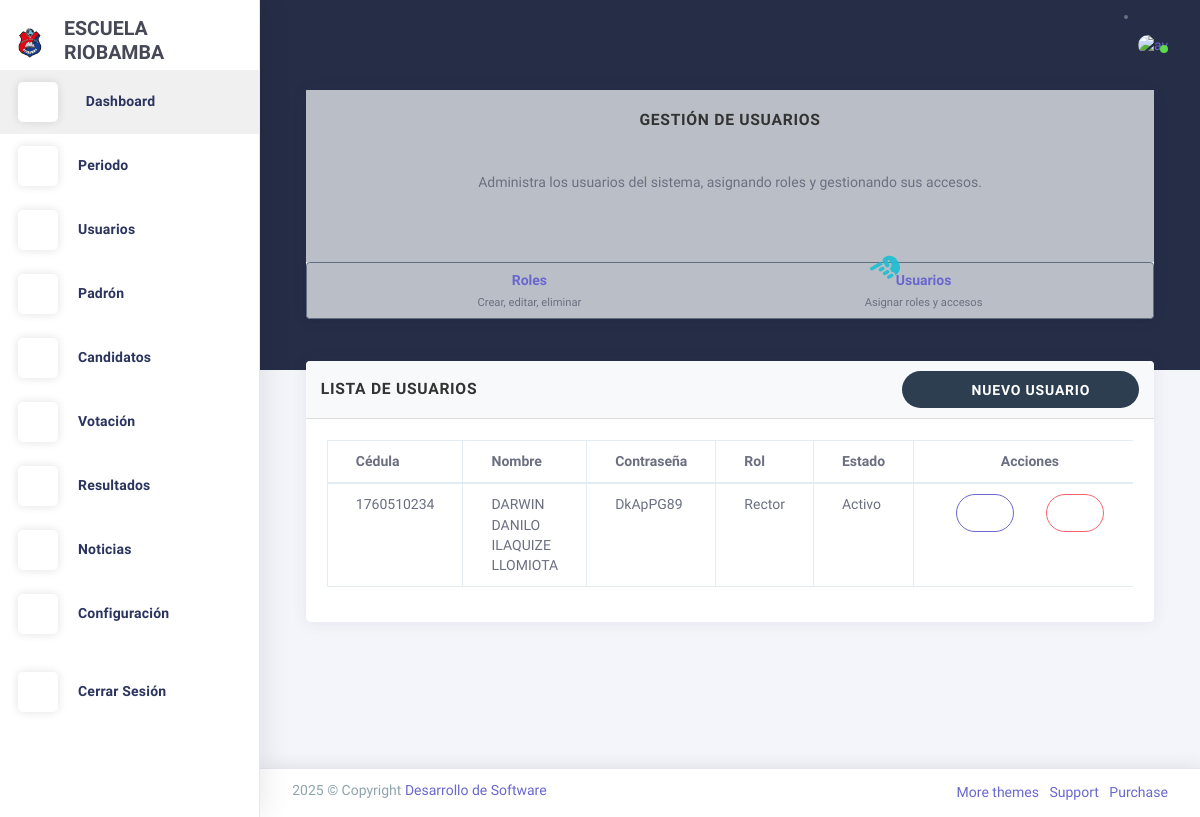
Page /usuarios/agregarUsuario/ (signed in) on the earlier database version.
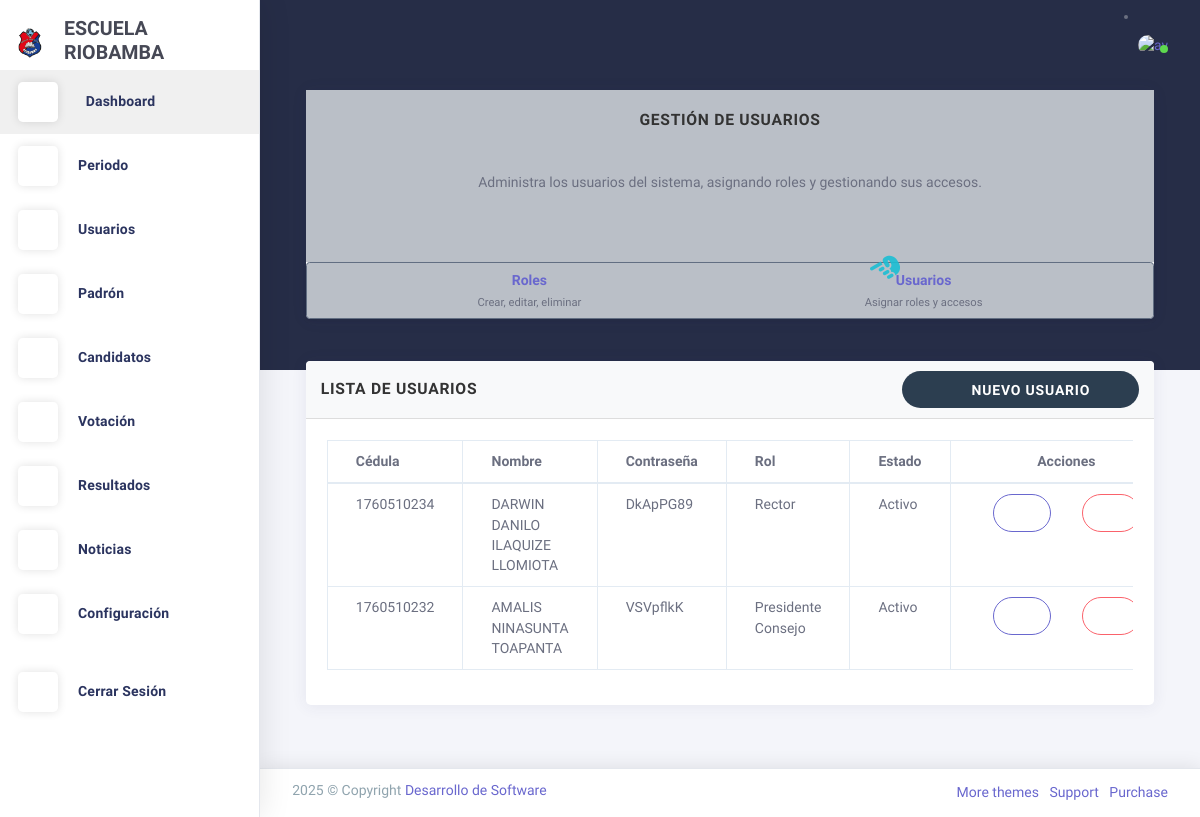
Same page on the later database version.
### Aplicaciones/usuarios/models.py (models this page shows, shortened)
class Usuarios(AbstractUser):
    username = models.CharField('Cédula', max_length=10, unique=True)  # se usa como login
    nombre = models.CharField(max_length=100)
    apellido = models.CharField(max_length=100, blank=True, null=True)
    email = models.EmailField(unique=True)
    id_rol = models.ForeignKey(Roles,  on_delete=models.CASCADE, null=True, blank=True)
    activo = models.BooleanField(default=True)
    imagen = models.ImageField(upload_to='perfil/', blank=True, null=True)
    periodo = models.ForeignKey(Periodo, on_delete=models.SET_NULL, null=True, blank=True)
    plain_password = models.CharField(max_length=128, blank=True, null=True)  # Nuevo campo para contraseña en texto plano
    USERNAME_FIELD = 'username'  # la cédula será usada para login
    REQUIRED_FIELDS = ['email', 'nombre', 'apellido']
    class Meta:
        verbose_name = 'Usuario'
        verbose_name_plural = 'Usuarios'
        db_table = 'usuarios'

class Roles(models.Model):
    nombre_rol = models.CharField(max_length=50, unique=True)
    descripcion = models.TextField(blank=True, null=True)

### Aplicaciones/usuarios/views.py (the view)
# urls.py: path('usuarios/agregarUsuario/', views.agregarUsuario, name='agregarUsuario'),
def agregarUsuario(request):
    roles = Roles.objects.all()
    usuarios = Usuarios.objects.all()  # Obtener todos los usuarios para la tabla
    return render(request, 'usuarios/agregarUsuario.html', {'roles': roles, 'usuarios': usuarios})

### Aplicaciones/configuracion/context_processors.py (called while the page is built)
def logo_config(request):
    return {'logo_config': LogoConfig.objects.first()}

### Aplicaciones/usuarios/templates/usuarios/agregarUsuario.html (shortened to what the changed rows need)
{% extends 'plantilla.html' %}
{% block contenido %}
<br>
<section id="listar-usuarios" class="row match-height">
  <div class="col-sm-12">
    <div class="card">
      <div class="card-content">
        <div class="card-body">
          <div class="table-responsive">
            <table class="table table-bordered">
              <thead>
                <tr>
                  <th>Cédula</th>
                  <th>Nombre</th>
                  <th>Contraseña</th>
                  <th>Rol</th>
                  <th>Estado</th>
                  <th class="text-center" style="width: 80px;">Acciones</th>
                </tr>
              </thead>
              <tbody>
                {% for usuario in usuarios %}
                  <tr>
                    <td>{{ usuario.username }}</td>
                    <td>{{ usuario.nombre }} {{ usuario.apellido }}</td>
                    <td>
                      {{ usuario.plain_password|default:"N/A" }}
                    </td>
                    <td>{{ usuario.id_rol.nombre_rol }}</td>
                    <td>
                      {% if usuario.activo %} Activo {% else %} Desactivado {% endif %}
                    </td>
                    <td class="text-center" style="white-space: nowrap;">
                      <button type="button" class="btn btn-sm btn-outline-primary mx-1"
                              data-toggle="modal"
                              data-target="#editarUsuarioModal{{ usuario.id }}"
                              title="Editar"
                              data-toggle-tooltip="tooltip"
                              data-placement="top">
                        <i class="la la-edit"></i>
                      </button>
                      <button type="button" class="btn btn-sm btn-outline-danger mx-1"
                              data-toggle="modal"
                              data-target="#eliminarUsuarioModal{{ usuario.id }}"
                              title="Eliminar"
                              data-toggle-tooltip="tooltip"
                              data-placement="top">
                        <i class="la la-trash"></i>
                      </button>
                    </td>
                  </tr>
                {% empty %}
                  <tr>
                    <td colspan="6" class="text-center">No hay usuarios registrados.</td>
                  </tr>
                {% endfor %}
              </tbody>
            </table>
          </div>
        </div>
      </div>
    </div>
  </div>
</section>
{% endblock contenido %}

Differences in the rows shown:
added Usuarios: username "1760510232", nombre "AMALIS NINASUNTA", apellido "TOAPANTA", plain_password "VSVpflkK", id_rol.nombre_rol "Presidente Consejo", activo "Activo"
